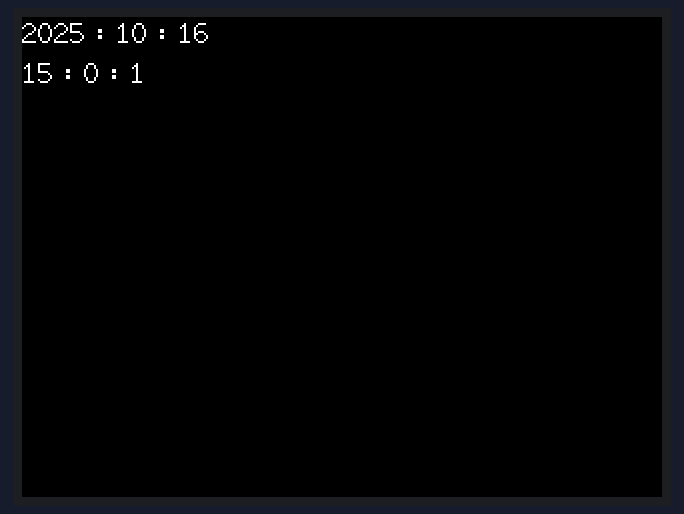
The program below on a simulated ESP32. Parts: 320×240 colour display. The local clock reads 2024-03-15 10:24:30 at power-on unless the program sets it.

Above: at 1.2 s.

The program:

main.cpp
```cpp
#include <M5Unified.h>

void setup(void) {
  auto cfg = M5.config();
  M5.begin(cfg);
  m5::rtc_datetime_t t;
  t.date.year   = 2025;
  t.date.month  = 10;
  t.date.date   = 16;
  t.date.weekDay = 0;   // 任意（0=日曜日）
  t.time.hours   = 15;
  t.time.minutes = 0;
  t.time.seconds = 0;
  M5.Rtc.setDateTime(t);
  delay(1000);
}

void loop(void) {
  auto dt = M5.Rtc.getDateTime();
  M5.Display.drawString(String(dt.date.year)+" : " + String(dt.date.month)+" : "+ String(dt.date.date), 0, 0, 2);
  M5.Display.drawString(String(dt.time.hours)+" : " + String(dt.time.minutes)+" : "+ String(dt.time.seconds), 0, 20, 2);
  delay(500);
}
```
